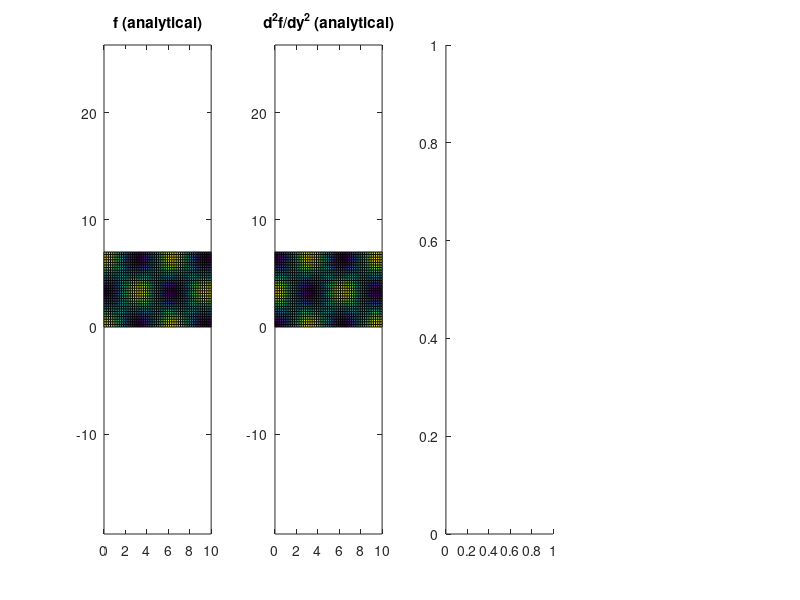

MATLAB code to generate this figure: (Note: this script raises an error after producing the figure.)
%% Test scripts for d2dy2

clear all
close all
clc

% make sure to copy your *.m-files into the 'functions' directory  
% addpath('functions')

% 1-D coordinates 
nx          = 50;
ny          = 30;
x           = linspace(0,10,nx);
y           = linspace(0,7, ny);
dx          = x(2)-x(1);
dy          = y(2)-y(1);

% 2-D coordinates
[xx,yy]     = ndgrid(x,y);

% surrogate data
f                   =  cos(xx).*cos(yy);
dfdy_analytical     = -cos(xx).*sin(yy);
d2fdy2_analytical   = -cos(xx).*cos(yy);

%% Second derivative and error
figure
subplot(1,4,1)
pcolor(xx,yy,f)
caxis([-1 1])
axis equal tight
title('f (analytical)')

subplot(1,4,2)
pcolor(xx,yy,d2fdy2_analytical)
caxis([-1 1])
axis equal tight
title('d^2f/dy^2 (analytical)')

subplot(1,4,3)
d2fdy2 = d2dy2(f,dy);
pcolor(xx,yy,d2fdy2)
caxis([-1 1])
axis equal tight
title('d^2f/dy^2 (central second difference)')

subplot(1,4,4)
pcolor(xx,yy,abs(d2fdy2-d2fdy2_analytical))
caxis([-0.1 0.1])
axis equal tight
title('Error - d^2f/dy^2 (central second difference)')







